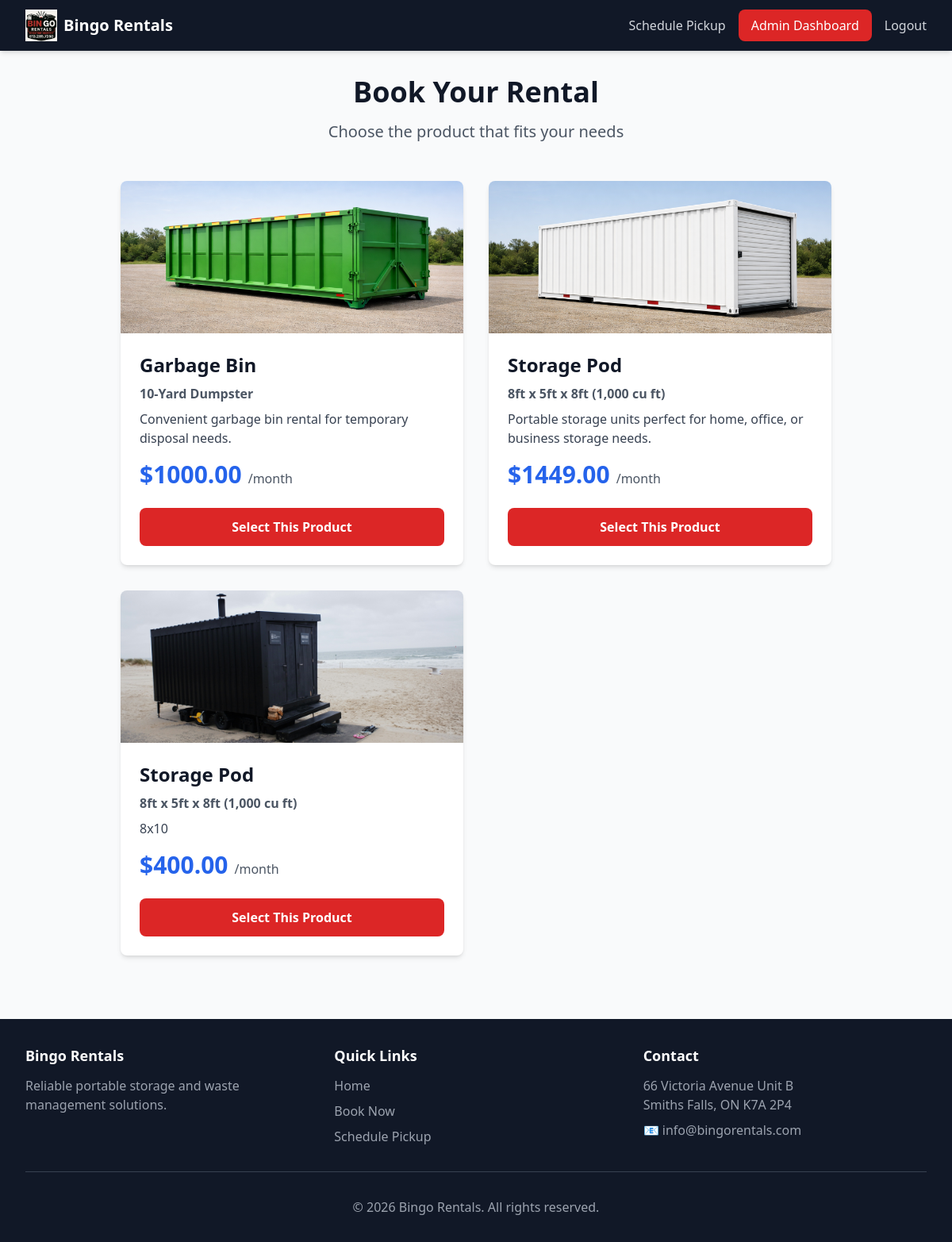
Page /booking/ (signed in) on the committed database.
### products/models.py (models this page shows, shortened)
class Product(models.Model):
    name = models.CharField(max_length=200)
    slug = models.SlugField(unique=True, blank=True)
    category = models.CharField(
        max_length=20,
        choices=ProductCategory.choices
    )
    description = models.TextField()
    size_description = models.CharField(
        max_length=100,
        help_text="e.g., '8ft or 16ft Units' or '10-Yard Dumpster'"
    )
    monthly_rate = models.DecimalField(
        max_digits=10,
        decimal_places=2,
        validators=[MinValueValidator(0)]
    )
    image = models.ImageField(upload_to='products/')
    stock_quantity = models.IntegerField(
        default=0,
        validators=[MinValueValidator(0)],
        help_text="Total available units"
    )
    is_active = models.BooleanField(default=True)
    created_at = models.DateTimeField(auto_now_add=True)
    updated_at = models.DateTimeField(auto_now=True)
    class Meta:
        ordering = ['category', 'name']

### bookings/views.py (the view)
# urls.py: path('', views.booking_home, name='home'),
def booking_home(request):
    products = Product.objects.filter(is_active=True)
    context = {
        'products': products,
        'page_title': 'Book Your Rental'
    }
    return render(request, 'booking/select_product.html', context)

### templates/booking/select_product.html
{% extends 'base.html' %}
{% block content %}
<div class="text-center mb-12">
    <h1 class="text-4xl font-bold text-gray-900 mb-4">Book Your Rental</h1>
    <p class="text-xl text-gray-600">Choose the product that fits your needs</p>
</div>
<div class="grid md:grid-cols-2 gap-8 max-w-4xl mx-auto">
    {% for product in products %}
    <div class="bg-white rounded-lg shadow-md overflow-hidden hover:shadow-xl transition-shadow">
        {% if product.image %}
        <img src="{{ product.image.url }}" alt="{{ product.name }}" class="w-full h-48 object-cover">
        {% else %}
        <div class="w-full h-48 bg-gray-200 flex items-center justify-center">
            <span class="text-gray-400">No image</span>
        </div>
        {% endif %}
        <div class="p-6">
            <h2 class="text-2xl font-bold text-gray-900 mb-2">{{ product.name }}</h2>
            <p class="text-gray-600 mb-2 font-semibold">{{ product.size_description }}</p>
            <p class="text-gray-700 mb-4">{{ product.description|truncatewords:20 }}</p>
            <div class="flex items-baseline mb-6">
                <span class="text-3xl font-bold text-blue-600">${{ product.monthly_rate }}</span>
                <span class="text-gray-600 ml-2">/month</span>
            </div>
            <a href="{% url 'booking:select_dates' product.slug %}"
               class="block w-full bg-red-600 text-white text-center py-3 rounded-lg font-semibold hover:bg-red-700 transition">
                Select This Product
            </a>
        </div>
    </div>
    {% endfor %}
</div>
{% endblock %}

### rows in the picture
Product: image (picture), name "Garbage Bin", size_description "10-Yard Dumpster", description "Convenient garbage bin rental for temporary disposal needs.", monthly_rate "1000.00"
Product: image (picture), name "Storage Pod", size_description "8ft x 5ft x 8ft (1,000 cu ft)", description "Portable storage units perfect for home, office, or business storage needs.", monthly_rate "1449.00"
Product: image (picture), name "Storage Pod", size_description "8ft x 5ft x 8ft (1,000 cu ft)", description "8x10", monthly_rate "400.00"
